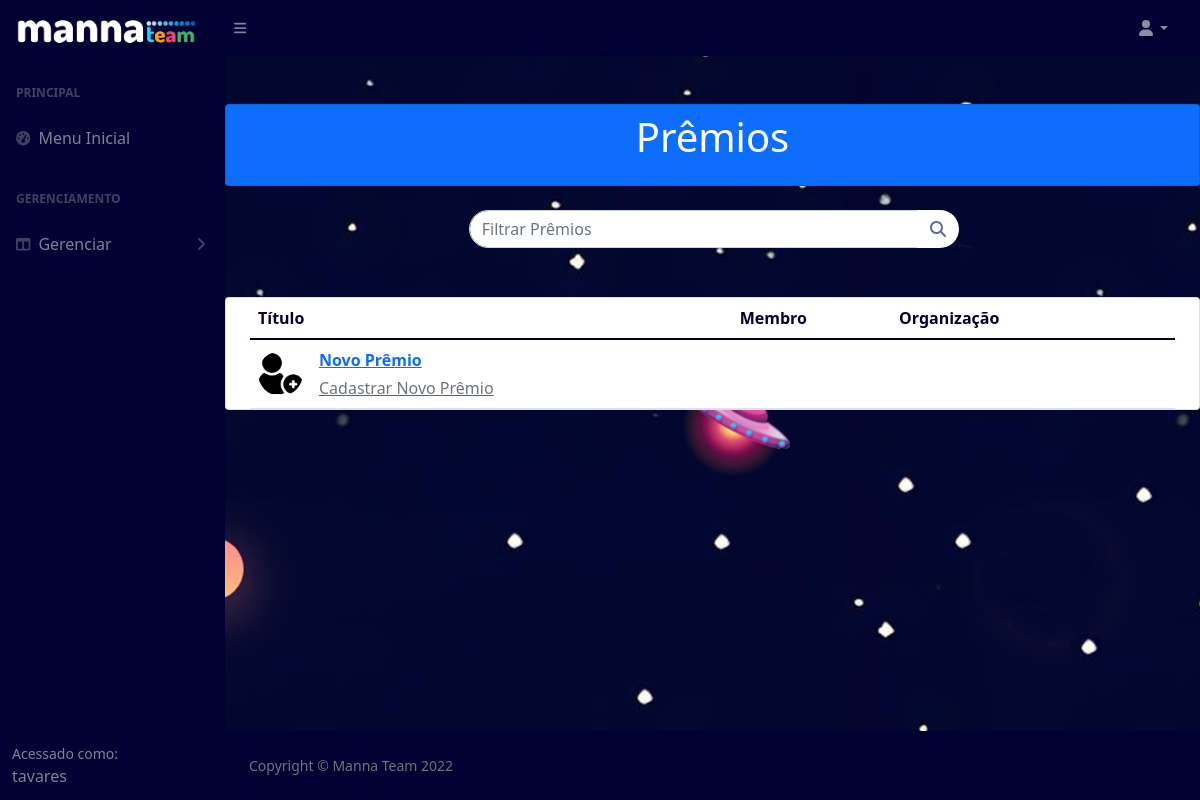
The app's page /premios (signed in), older data.
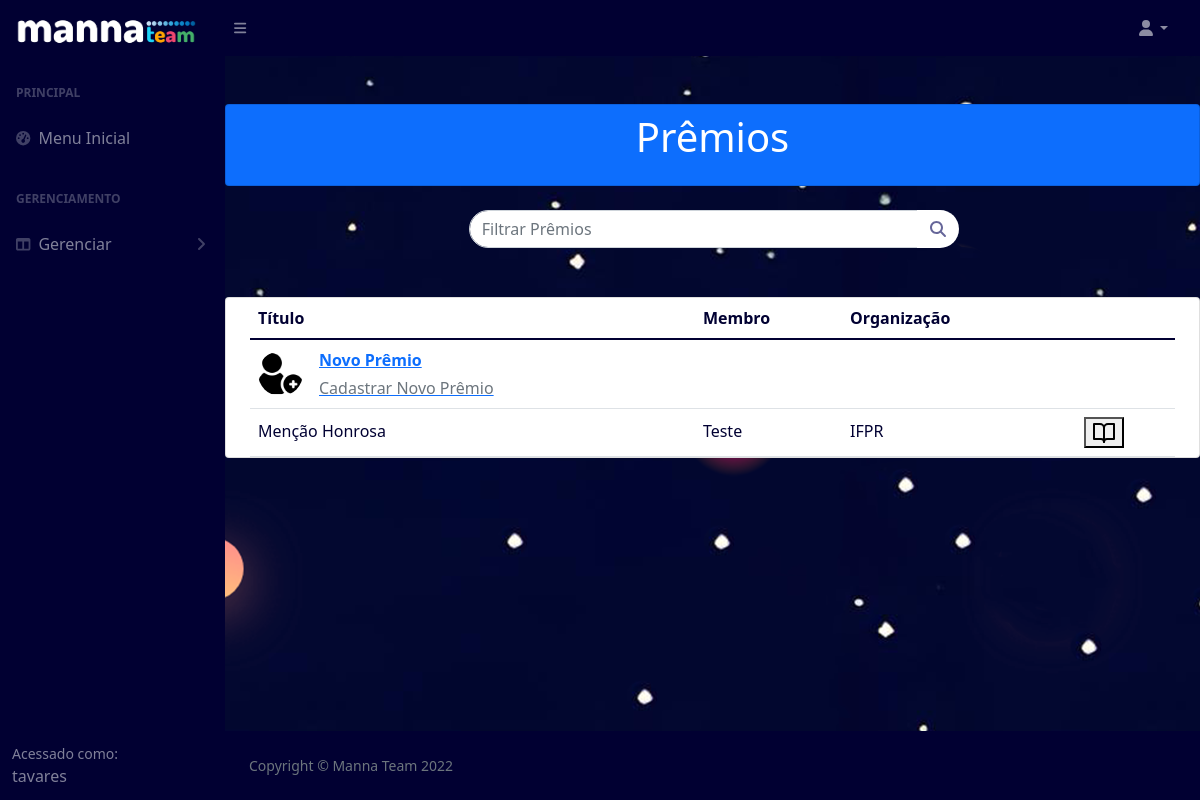
The same page, newer data.
### pages/models.py (models this page shows, shortened)
class Award(models.Model):
    title = models.CharField('Título', max_length=200)
    member = models.ForeignKey(Member,on_delete=models.PROTECT, verbose_name="Membro")
    atype = models.CharField('Tipo de Prêmio', max_length=100)
    organization = models.CharField('Premiador', max_length=200)
    description = models.CharField('Descrição', max_length=2000)
    pdf = models.FileField('Prêmio', upload_to='./static/uploads/award')

class Member(models.Model):
    photo = models.ImageField('Foto', upload_to='./static/uploads/photos/member')
    name = models.CharField('Nome Completo', max_length=50)
    category = models.CharField('Função',max_length=50)
    institution = models.ForeignKey('Institution', on_delete=models.PROTECT, verbose_name='Instituição')
    email = models.CharField('E-mail', max_length=50)
    fone = models.CharField('Celular(Sem pontuação)', max_length=50)
    git = models.CharField('Usuário Git', max_length=50)
    lattes = models.CharField('Lattes', max_length=50)
    link = models.CharField('Linkedin', max_length=50)
    insta = models.CharField('Instagram', max_length=50)
    twt = models.CharField('Twitter', max_length=50)
    face = models.CharField('Facebook', max_length=50)
    youtube = models.CharField('Youtube', max_length=50)
    cpf = models.CharField('CPF(Sem pontuação)', max_length=11, validators=[MinLengthValidator(11)])
    rg = models.CharField('RG(Sem pontuação)', max_length=50)
    gender = models.CharField('Gênero:', choices=GENDER_CHOICES, default="Masculino", max_length=50)
    formation = models.CharField('Formação', max_length=50)
    birthday = models.DateField('Data de Nascimento')
    address = models.CharField('Endereço', max_length=200)
    project = models.ForeignKey('Project', on_delete=models.PROTECT, verbose_name='Projeto')
    bankName = models.CharField('Nome do Banco', max_length=50)
    bankNumber = models.CharField('Número do Banco', max_length=50)
    agencyNumber = models.CharField('Número da Agência', max_length=50)
    accountNumber = models.CharField('Número da Conta', max_length=50)
    commitment = models.FileField('Termo de Compromisso', upload_to='./static/uploads/terms/commitment', blank=True)
    science = models.FileField('Termo de Ciência', upload_to='./static/uploads/terms/science', blank=True)
    jobPlan = models.FileField('Plano de Trabalho', upload_to='./static/uploads/terms/job', blank=True)
    lgpd = models.FileField('LGPD', upload_to='./static/uploads/terms/lgpd', blank=True)
    acess = models.CharField(max_length=50)
    activity = models.BooleanField(default=True)
    def __str__(self):
       return self.name

### pages/views.py (the view)
# urls.py: path('premios', AwardList.as_view(), name="premios"),
class AwardList(LoginRequiredMixin, ListView):
	login_url = reverse_lazy('login')
	model = Award
	template_name = 'pages/award-list.html'

### pages/templates/pages/award-list.html (shortened to what this page needs)
{% extends 'pages/base.html' %}
{% load static %}
{% block content %}
<section class="pricing py-5">
<div class="container">
  <div class="row">
  <div class="card mb-4 bg-primary">
  <header class="bg-primary text-center py-2 mb-2">
    <div class="container">
      <h1 class="fw-light text-white">Prêmios</h1>
    </div>
  </header>
  </div>
  <div id="content">
    <form class='form-inline' method="POST" action="{% url 'filtro-premio' %}">
      <div class="input-group">
        <input type='text' name='search' class="form-control search-form " placeholder="Filtrar Prêmios">
        <span class="input-group-btn" style="width:39px">
          <button id="search-this" type="submit" class="pull-right btn btn-default search-btn">
              <i class="fa fa-search"></i>
          </button>
        </span>
      </div>
    </form>
  </div>
  <div class="card mb-4 bg-white">
  <div class="container">
    <div class="row">
      <table id ="table" class="table align-middle mb-0 bg-white">
        <thead class="bg-white">
          <tr>
            <th>Título</th>
            <th>Membro</th>
            <th>Organização</th>
          </tr>
        </thead>
        <tbody>
          <tr>
            <td>
              <div class="d-flex align-items-center">
                <img
                    src="{% static 'img/plus.png' %}"
                    alt=""
                    style="width: 45px; height: 45px"
                    class="rounded-circle"
                    />
                <div class="ms-3">
                  <a href="{% url 'cadastro-premio' %}">
                  <p class="fw-bold mb-1">Novo Prêmio</p>
                  <p class="text-muted mb-0">Cadastrar Novo Prêmio</p></a>
                </div>
              </div>
            </td>
            <td>
            </td>
            <td>
            </td>
            <td></td>
            <td>
            </td>
          </tr>
          {% for award in object_list %}
          <tr>
            <td>
              <p class="fw-normal mb-1">{{award.title}}</p>
            </td>
            <td>
              <p class="fw-normal mb-1">{{award.member}}</p>
            </td>
            <td>
              <p class="fw-normal mb-1">{{award.organization}}</p>
            </td>
            <td>
            </td>
              <td>
                <form method="POST" action="{% url 'premio' %}">
                <button type="submit"><h6 data-feather="book-open"></h6></button>
                </form>
              </td>
          </tr>
        {% endfor %}
        </tbody>
      </table>
    </div>
  </div>
</div>
 </div>
</div>
</section>
        {% endblock %}

Row changes from the older to the newer data that the page shows:
added Award: title "Menção Honrosa", member "Teste", organization "IFPR"
